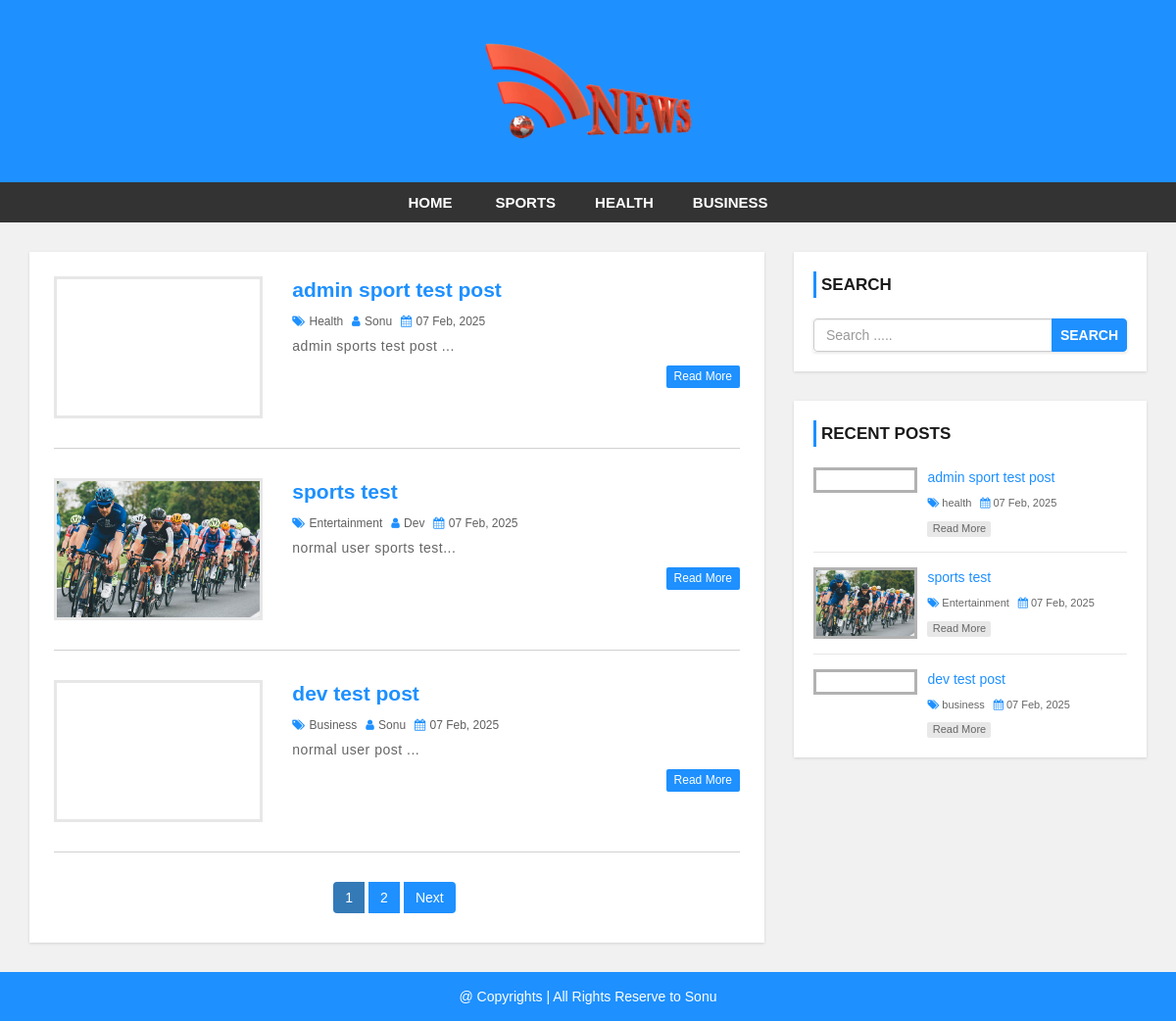
The page / on the database its author committed.
### tables this page shows
CREATE TABLE `settings` (
  `id` int(11) NOT NULL,
  `websitename` varchar(60) NOT NULL,
  `logo` varchar(50) NOT NULL,
  `footerdesc` varchar(255) NOT NULL
);

CREATE TABLE `category` (
  `category_id` int(11) NOT NULL,
  `category_name` varchar(100) NOT NULL,
  `post` int(11) NOT NULL DEFAULT 0
);

CREATE TABLE `post` (
  `post_id` int(11) NOT NULL,
  `title` varchar(100) NOT NULL,
  `description` text NOT NULL,
  `category` varchar(100) NOT NULL,
  `post_date` varchar(50) NOT NULL,
  `author` int(11) NOT NULL,
  `post_img` varchar(100) NOT NULL
);

CREATE TABLE `user` (
  `user_id` int(10) UNSIGNED NOT NULL,
  `first_name` varchar(30) NOT NULL,
  `last_name` varchar(30) NOT NULL,
  `username` varchar(30) DEFAULT NULL,
  `password` varchar(40) DEFAULT NULL,
  `role` int(11) NOT NULL
);

### config.php (called while the page is built, shortened)
<?php
$hostname = "http://localhost/learnPhp/news-site";
?>

### index.php (the view, shortened to what this page needs)
<?php include 'header.php'; ?>
    <div id="main-content">
        <div class="container">
            <div class="row">
                <div class="col-md-8">
                    <div class="post-container">
                      <?php
                        include "config.php";
                        $limit = 3;
                        if(isset($_GET['page'])){
                          $page = $_GET['page'];
                        }else{
                          $page = 1;
                        }
                        $offset = ($page - 1) * $limit;
                        $sql = "SELECT post.post_id, post.title, post.description,post.post_date,post.author,
                        category.category_name,user.username,post.category,post.post_img FROM post
                        LEFT JOIN category ON post.category = category.category_id
                        LEFT JOIN user ON post.author = user.user_id
                        ORDER BY post.post_id DESC LIMIT {$offset},{$limit}";
                        $result = mysqli_query($conn, $sql) or die("Query Failed.");
                        if(mysqli_num_rows($result) > 0){
                          while($row = mysqli_fetch_assoc($result)) {
                      ?>
                        <div class="post-content">
                            <div class="row">
                                <div class="col-md-4">
                                  <a class="post-img" href="single.php?id=<?php echo $row['post_id']; ?>"><img src="admin/upload/<?php echo $row['post_img']; ?>" alt=""/></a>
                                </div>
                                <div class="col-md-8">
                                  <div class="inner-content clearfix">
                                      <h3><a href='single.php?id=<?php echo $row['post_id']; ?>'><?php echo $row['title']; ?></a></h3>
                                      <div class="post-information">
                                          <span>
                                              <i class="fa fa-tags" aria-hidden="true"></i>
                                              <a href='category.php?cid=<?php echo $row['category']; ?>'><?php echo $row['category_name']; ?></a>
                                          </span>
                                          <span>
                                              <i class="fa fa-user" aria-hidden="true"></i>
                                              <a href='author.php?aid=<?php echo $row['author']; ?>'><?php echo $row['username']; ?></a>
                                          </span>
                                          <span>
                                              <i class="fa fa-calendar" aria-hidden="true"></i>
                                              <?php echo $row['post_date']; ?>
                                          </span>
                                      </div>
                                      <p class="description">
                                          <?php echo substr($row['description'],0,130) . "..."; ?>
                                      </p>
                                      <a class='read-more pull-right' href='single.php?id=<?php echo $row['post_id']; ?>'>read more</a>
                                  </div>
                                </div>
                            </div>
                        </div>
                        <?php
                          }
                        }else{
                          echo "<h2>No Record Found.</h2>";
                        }
                        $sql1 = "SELECT * FROM post";
                        $result1 = mysqli_query($conn, $sql1) or die("Query Failed.");
                        if(mysqli_num_rows($result1) > 0){
                          $total_records = mysqli_num_rows($result1);
                          $total_page = ceil($total_records / $limit);
                          echo '<ul class="pagination admin-pagination">';
                          for($i = 1; $i <= $total_page; $i++){
                            if($i == $page){
                              $active = "active";
                            }else{
                              $active = "";
                            }
                            echo '<li class="'.$active.'"><a href="index.php?page='.$i.'">'.$i.'</a></li>';
                          }
                          if($total_page > $page){
                            echo '<li><a href="index.php?page='.($page + 1).'">Next</a></li>';
                          }
                          echo '</ul>';
                        }
                        ?>
                    </div>
                </div>
                <?php include 'sidebar.php'; ?>
            </div>
        </div>
    </div>
<?php include 'footer.php'; ?>

### header.php (shortened to what this page needs)
<?php
  include "config.php";
?>
<!DOCTYPE html>
<html lang="en">
<head>
    <link rel="stylesheet" href="css/bootstrap.min.css" />
    <link rel="stylesheet" href="css/font-awesome.css">
    <link rel="stylesheet" href="css/style.css">
</head>
<body>
<div id="header">
    <div class="container">
        <div class="row">
            <div class=" col-md-offset-4 col-md-4">
              <?php
                include "config.php";
                $sql = "SELECT * FROM settings";
                $result = mysqli_query($conn, $sql) or die("Query Failed.");
                if(mysqli_num_rows($result) > 0){
                  while($row = mysqli_fetch_assoc($result)) {
                    if($row['logo'] == ""){
                      echo '<a href="index.php"><h1>'.$row['websitename'].'</h1></a>';
                    }else{
                      echo '<a href="index.php" id="logo"><img src="admin/images/'. $row['logo'] .'"></a>';
                    }
                  }
                }
                ?>
            </div>
        </div>
    </div>
</div>
<div id="menu-bar">
    <div class="container">
        <div class="row">
            <div class="col-md-12">
              <?php
                include "config.php";
                $sql = "SELECT * FROM category WHERE post > 0";
                $result = mysqli_query($conn, $sql) or die("Query Failed. : Category");
                if(mysqli_num_rows($result) > 0){
                  $active = "";
              ?>
                <ul class='menu'>
                  <li><a href='<?php echo $hostname; ?>'>Home</a></li>
                  <?php while($row = mysqli_fetch_assoc($result)) {
                    echo "<li><a class='{$active}' href='category.php?cid={$row['category_id']}'>{$row['category_name']}</a></li>";
                  } ?>
                </ul>
                <?php } ?>
            </div>
        </div>
    </div>
</div>

### sidebar.php
<div id="sidebar" class="col-md-4">
    <div class="search-box-container">
        <h4>Search</h4>
        <form class="search-post" action="search.php" method ="GET">
            <div class="input-group">
                <input type="text" name="search" class="form-control" placeholder="Search .....">
                <span class="input-group-btn">
                    <button type="submit" class="btn btn-danger">Search</button>
                </span>
            </div>
        </form>
    </div>
    <div class="recent-post-container">
        <h4>Recent Posts</h4>
        <?php
        include "config.php";
        $limit = 3;
        $sql = "SELECT post.post_id, post.title, post.post_date,
        category.category_name,post.category,post.post_img FROM post
        LEFT JOIN category ON post.category = category.category_id
        ORDER BY post.post_id DESC LIMIT {$limit}";
        $result = mysqli_query($conn, $sql) or die("Query Failed. : Recent Post");
        if(mysqli_num_rows($result) > 0){
          while($row = mysqli_fetch_assoc($result)) {
      ?>
        <div class="recent-post">
            <a class="post-img" href="single.php?id=<?php echo $row['post_id']; ?>">
                <img src="admin/upload/<?php echo $row['post_img']; ?>" alt=""/>
            </a>
            <div class="post-content">
                <h5><a href="single.php?id=<?php echo $row['post_id']; ?>"><?php echo $row['title']; ?></a></h5>
                <span>
                    <i class="fa fa-tags" aria-hidden="true"></i>
                    <a href='category.php?cid=<?php echo $row['category']; ?>'><?php echo $row['category_name']; ?></a>
                </span>
                <span>
                    <i class="fa fa-calendar" aria-hidden="true"></i>
                    <?php echo $row['post_date']; ?>
                </span>
                <a class="read-more" href="single.php?id=<?php echo $row['post_id']; ?>">read more</a>
            </div>
        </div>
    <?php
      }
    }
    ?>
    </div>
</div>

### footer.php
<div id ="footer">
    <div class="container">
        <div class="row">
            <div class="col-md-12">
              <?php
                include "config.php";
                $sql = "SELECT * FROM settings";
                $result = mysqli_query($conn, $sql) or die("Query Failed.");
                if(mysqli_num_rows($result) > 0){
                  while($row = mysqli_fetch_assoc($result)) {
              ?>
                <span><?php echo $row['footerdesc']; ?></span>
              <?php
                }
              }
              ?>
            </div>
        </div>
    </div>
</div>
</body>
</html>

### css/style.css (style rules this page uses)
body { background: #f1f1f1; font-family: sans-serif,arial,Helvetica; }
a, a:hover, a:focus { text-decoration: none; outline: none; }
ul { margin:0; padding:0; list-style:none; }
form { background: #fff; padding: 25px; box-shadow:0 1px 3px rgba(0, 0, 0, 0.13); }
#header { background: #1e90ff; text-align: center; padding: 15px; }
#logo { display: inline-block; width: 65%; }
#logo img { width: 100%; }
#menu-bar { background: #333; text-align: center; }
#menu-bar .menu > li { display: inline-block; }
.menu > li > a { padding: 10px 20px; display: block; text-transform: uppercase; color: #fff; font-size: 15px; font-weight:600; transition:all 0.5s ease 0s; }
#main-content { padding: 30px 0; min-height: 750px; }
#main-content .post-container { background-color: #fff; padding: 25px; box-shadow: 0 1px 3px rgba(0, 0, 0, 0.13); }
#main-content .post-content { border-bottom: 1px solid #d1d1d1; padding: 0 0 30px; margin-bottom:30px; }
#main-content .post-content img { width: 100%; }
#main-content .post-content .post-img { border: 3px solid #e7e7e7; display: block; height: 145px; overflow: hidden; transition: border .3s; }
#main-content .post-content h3 { font-size: 21px; line-height: 28px; font-weight: 600; margin: 0 0 7px; }
#main-content .post-content h3 a { color: #1e90ff; transition:all 0.3s; }
#main-content .post-content .post-information span { color: #606060; font-size: 12px; text-transform: capitalize; margin: 0 5px 5px 0; display: inline-block; }
#main-content .post-content .post-information i { color: #1e90ff; margin-right: 1px; }
#main-content .post-content .post-information a { color: #606060; text-decoration: none; }
#main-content .post-content p, #main-content .single-post p { color: #666; font-size: 14px; letter-spacing: 0.5px; margin:0 0 10px; }
#main-content .post-content a.read-more { color: #fff; background-color: #1E90FF; font-size: 12px; text-transform: capitalize; padding: 3px 8px; border-radius: 2px; transition: all 0.3s; }
.pagination { display: block; text-align: center; margin: 0; }
.pagination li { display:inline-block; margin: 0 5px 0 0; }
.pagination li a { border: none; background: #1e90ff; color: #fff; }
i.fa { color:#222; }
#sidebar h4 { color: #1A1A1A; font-size: 17px; line-height: 27px; font-weight:600; text-transform: uppercase; padding: 0 0 0 5px; margin: 0 0 21px; border-left: 3px solid #1e90ff; }
#sidebar .search-box-container { background-color: #fff; padding: 20px; margin: 0 0 30px; box-shadow: 0 1px 3px rgba(0, 0, 0, 0.13); }
#sidebar .search-post { padding: 0; }
#sidebar .search-post input { color: #606060; }
#sidebar .search-post .btn { font-weight: 600; text-transform: uppercase; padding: 6px 8px; background-color: #1E90FF; border-color: #1E90FF; outline: none; }
#sidebar .recent-post-container { padding: 20px; background: #fff; box-shadow: 0 1px 3px rgba(0, 0, 0, 0.13); }
#sidebar .recent-post { border-bottom: 1px solid #e7e7e7; padding: 0 0 15px; margin: 0 0 15px; }
#sidebar .recent-post:last-child { margin: 0; padding: 0; border: none; }
#sidebar .recent-post .post-img { display: inline-block; width: 33%; border: 3px solid rgba(0,0,0,0.3); vertical-align: top; transition: border .3s; }
#sidebar .recent-post .post-img img { width: 100%; }
#sidebar .recent-post .post-content { width: 65%; display: inline-block; border: none; padding: 0 0 0 7px; margin: 0; }
#sidebar .recent-post h5 { font-size: 14px; line-height: 20px; margin: 0 0 5px; }
#sidebar .recent-post h5 a { color: #1E90FF; }
#sidebar .recent-post span { color: #666; font-size: 11px; display: inline-block; margin: 0 5px 10px 0; }
#sidebar .recent-post span a { color: #666; }
#sidebar .recent-post span i { color: #1E90FF; }
#sidebar .recent-post a.read-more { color: #666; background-color: rgba(0,0,0,0.09); width: 65px; font-size: 11px; text-align: center; padding: 0; display: block; transition: all 0.3s; }
#footer { color: #fff; padding:15px 0; text-align:center; background-color:#1e90ff; }
#footer a { color:#fff; }

### rows shown on the page
settings: logo (picture), footerdesc "@ Copyrights | All Rights Reserve to Sonu"
category: category_name "SPORTS"
category: category_name "HEALTH"
category: category_name "BUSINESS"
post: title "admin sport test post", category.category_name "Health", user.username "Sonu", post_date "07 Feb, 2025", description "admin sports test post", category.category_name "health"
post: post_img (picture), title "sports test", category.category_name "Entertainment", user.username "Dev", post_date "07 Feb, 2025", description "normal user sports test"
post: title "dev test post", category.category_name "Business", user.username "Sonu", post_date "07 Feb, 2025", description "normal user post", category.category_name "business"
